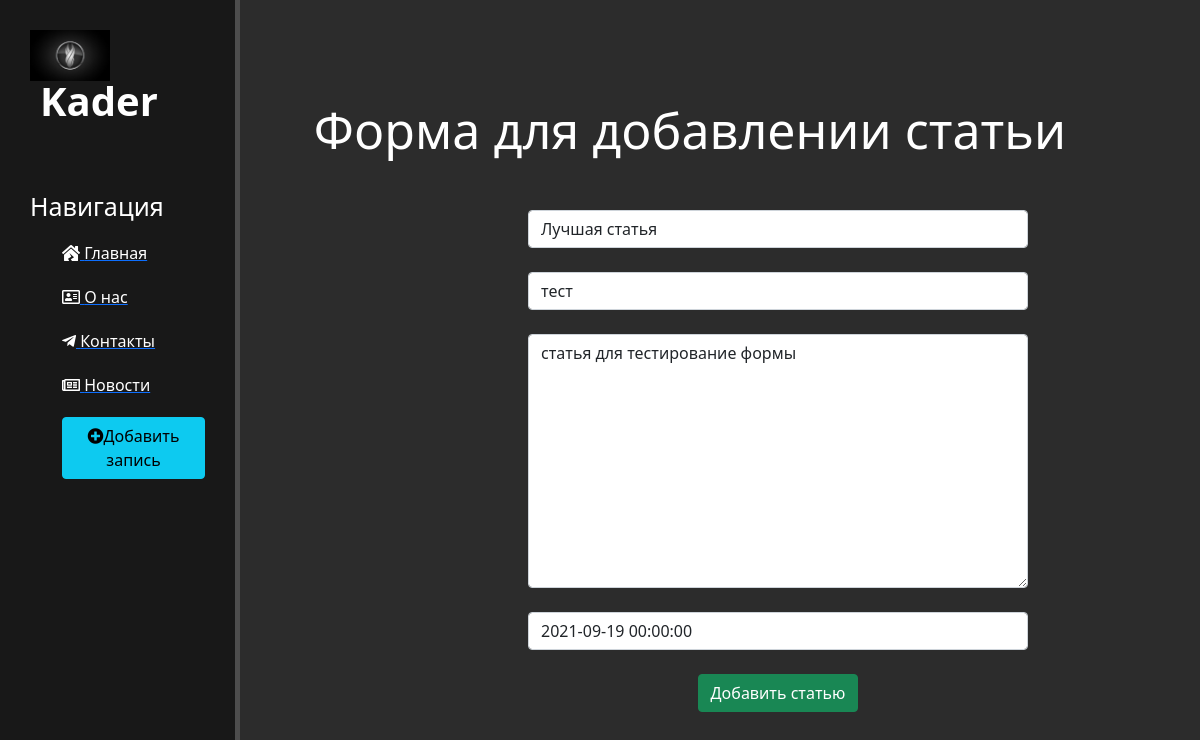
Screenshot of /news/3/update with the database file from the repository.
### news/models.py (models this page shows, shortened)
class Articles(models.Model):
    title = models.CharField('Название', max_length=50)
    anons = models.CharField('анонс', max_length=250)
    full_text = models.TextField('Статья')
    date = models.DateTimeField('Дата публикации')
    class Meta:
        verbose_name = 'Новости'
        verbose_name_plural = 'Новость'

### news/views.py (the view)
# urls.py: path('<int:pk>/update', views.NewsUpdateViews.as_view(), name='news_update'),
class NewsUpdateViews(UpdateView):
    model = Articles
    template_name = 'news/create.html'
    form_class = ArticlesForm

### news/form.py
class ArticlesForm(ModelForm):
    class Meta:
        model = Articles
        fields = ['title', 'anons', 'full_text', 'date']
        widgets = {
            "title": TextInput(attrs={
                'class': 'form-control',
                'placeholder': 'Название статьи',
            }),
            "anons": TextInput(attrs={
                'class': 'form-control',
                'placeholder': 'Анонс',
            }),
            "date": DateTimeInput(attrs={
                'class': 'form-control',
                'placeholder': 'Дата',
            }),
            "full_text": Textarea(attrs={
                'class': 'form-control',
                'placeholder': 'Текст',
            })
        }

### news/templates/news/create.html (shortened to what this page needs)
{% extends "main/layout.html" %}
{% block content %}
    <div class="features">
        <h1>Форма для добавлении статьи</h1>
        <form method="post">
            {{ form.title }}<br>
            {{ form.anons }}<br>
            {{ form.full_text }}<br>
            {{ form.date }}<br>
            <button class="btn btn-success" type="submit">Добавить статью</button>
        </form>
    </div>
{% endblock %}

### main/static/main/css/main.css (style rules this page uses)
body { background: #2c2c2c; }
main .features { float: left; color: #fff; margin-top: 100px; text-align: center; width: 75%; }
main .features h1 { font-size: 50px; }
form { margin-left: 32%; width: 500px; margin-top: 50px; }

### rows the page displays
Articles: title "Лучшая статья", anons "тест", full_text "статья для тестирование формы", date "2021-09-19 00:00:00"
